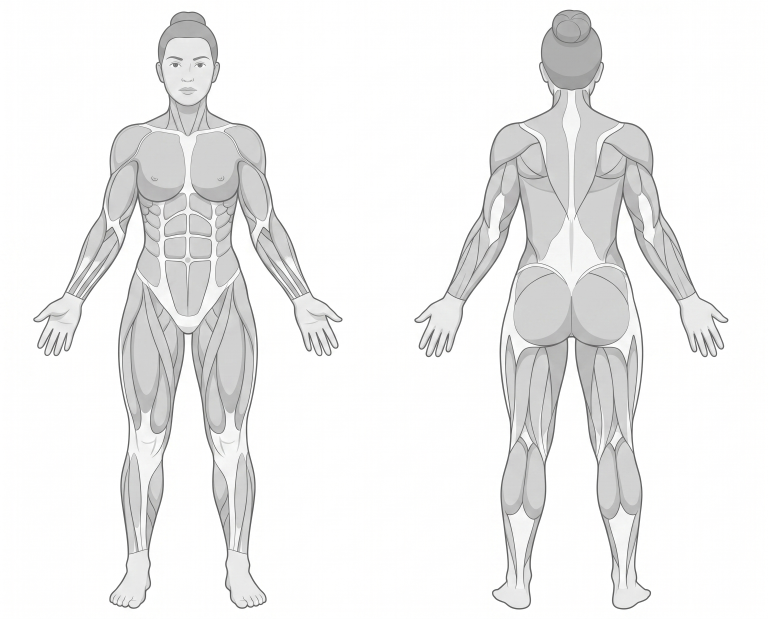
#> input picture tracing/raster/female_source_2k.png, 2304 x 1856 px (shown at 1/3 size)
$ python refit_to_image.py female_source_2k.png female_silhouette_ref.png
#> lines starting #> are read from the running program, lines starting #| are printed output that depends on the picture; after the words box and inside, x2 and y2 are one past the last pixel; in counts of white or black regions, pixels touching at a corner belong together
import re, sys, numpy as np
from PIL import Image
from svgpathtools import parse_path, Path, Line, QuadraticBezier, CubicBezier, Arc
SP="/private/tmp/claude-501/-Users-flavian-projects-personal-muscle-selector/3041e061-dbc9-4989-b31a-0d0a788ab777/scratchpad"
REPO="/Users/flavian/projects/personal/muscle_selector"
NEW_IMG=sys.argv[1]
WRITE=len(sys.argv)>2 and sys.argv[2]=='write'
W,H=2304,1856; MIDX=1152.0

# target body bbox per figure from the new (lean) image
img=np.array(Image.open(NEW_IMG).convert('L')); body=img<235
#> after `body = img < 235`:
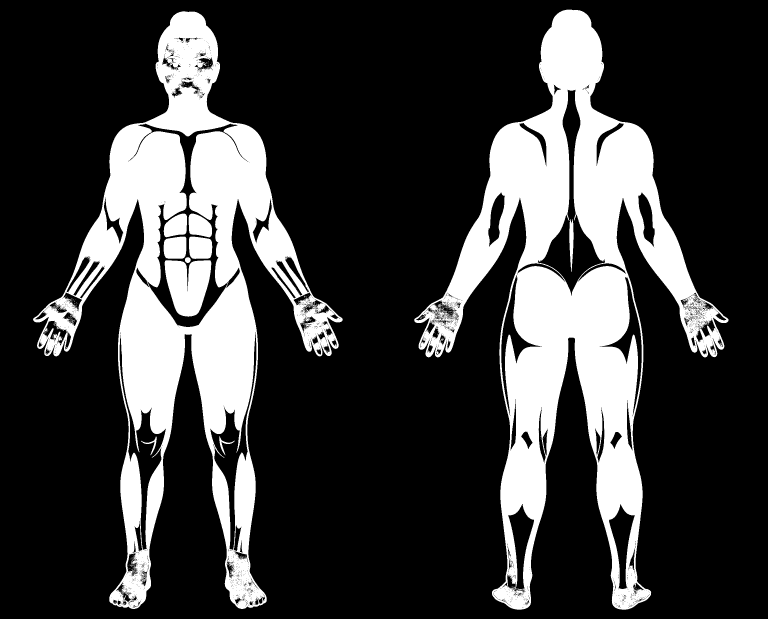
#> body: shape (1856, 2304) bool (shown at 1/3 size); 23.7% white; 510 white regions (496 under 20 px), largest, box (x1, y1, x2, y2) and area: (1243, 29, 2186, 1829) 519230, (99, 34, 1028, 1827) 458631, (494, 781, 634, 950) 17522
cc=body.sum(axis=0); lo,hi=int(W*0.42),int(W*0.58); split=lo+int(np.argmin(cc[lo:hi]))
#> after `cc = body.sum(axis=0)`: cc = 2304 values, max 1348 at index 1589, min 0 at index 0, mean 440.3
#> after `split = lo + int(np.argmin(cc[lo:hi]))`: split = 1028
xall=np.where(body.any(axis=0))[0]
#> xall = 1872 values from 99 to 2185
def ibbox(x0,x1):
#> called with x0 = 99, x1 = 1028
    s=body[:,x0:x1]; ys=np.where(s.any(axis=1))[0]; xs=np.where(s.any(axis=0))[0]
#> after `s = body[:, x0:x1]`:
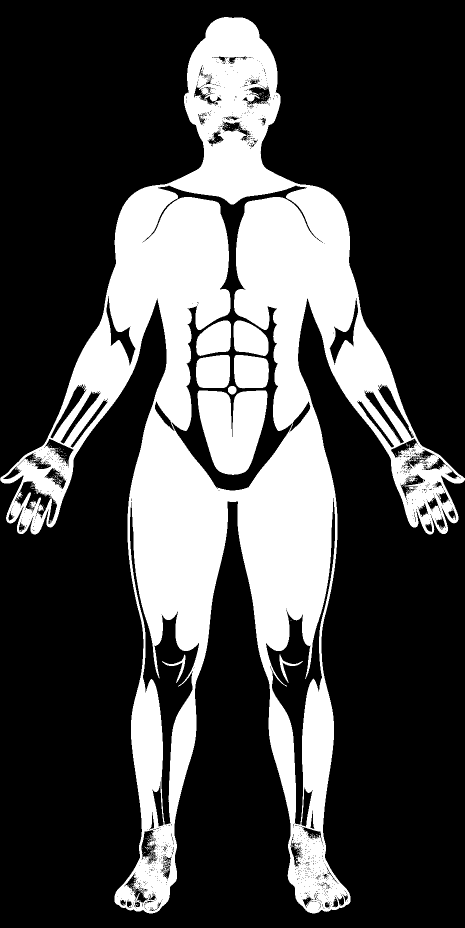
#> s: shape (1856, 929) bool (shown at 1/2 size); 28.6% white; 354 white regions (343 under 20 px), largest, box (x1, y1, x2, y2) and area: (0, 34, 929, 1827) 458631, (395, 781, 535, 950) 17522, (468, 710, 538, 777) 4187
#> after `ys = np.where(s.any(axis=1))[0]`: ys = 1793 values from 34 to 1826
#> after `xs = np.where(s.any(axis=0))[0]`: xs = 929 values from 0 to 928
    return x0+xs.min(),x0+xs.max(),ys.min(),ys.max()
TB={'front':ibbox(xall.min(),split),'back':ibbox(split,xall.max())}
#> call 2 of ibbox, with x0 = 1028, x1 = 2185
#> in ibbox (call 2), `s = body[:, x0:x1]`:
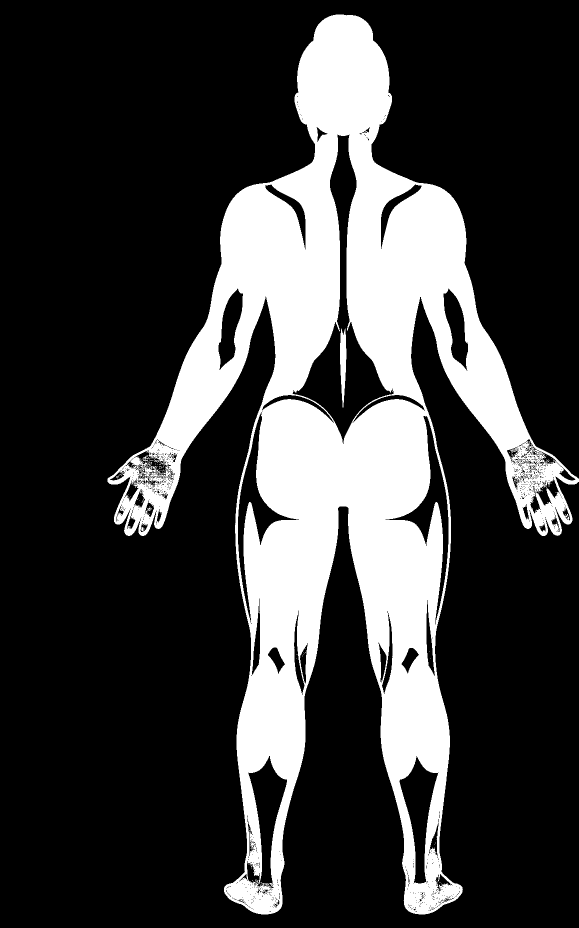
#> s: shape (1856, 1157) bool (shown at 1/2 size); 24.3% white; 156 white regions (153 under 20 px), largest, box (x1, y1, x2, y2) and area: (215, 29, 1157, 1829) 519228, (680, 657, 693, 815) 1387, (308, 920, 318, 926) 23
#> in ibbox (call 2), `ys = np.where(s.any(axis=1))[0]`: ys = 1800 values from 29 to 1828
#> in ibbox (call 2), `xs = np.where(s.any(axis=0))[0]`: xs = 942 values from 215 to 1156
#> TB = {'front': (99, 1027, 34, 1826), 'back': (1243, 2184, 29, 1828)}

# source body bbox per figure from current human_body silhouette (strip the anchor rect)
#> (the run stopped early here; a loop or call above may not have finished)
